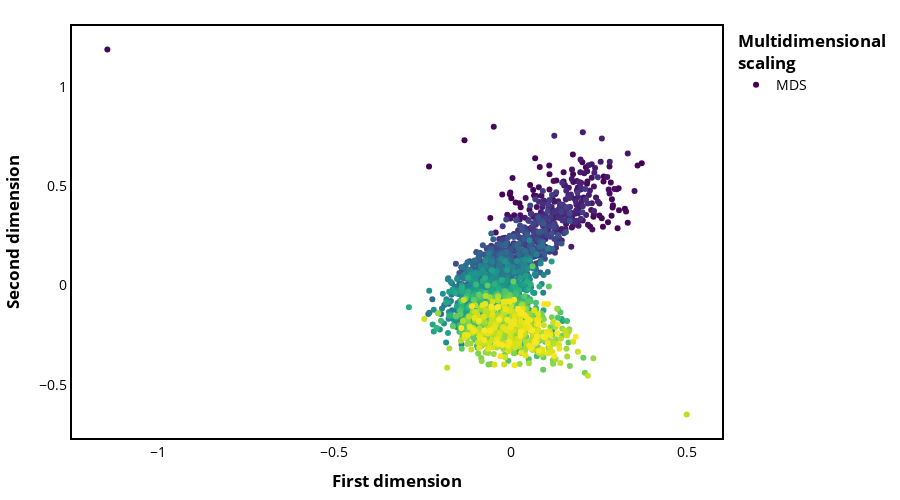

The notebook cell this image was saved under:
### Code cell
# Get the number of data.
length: int = transform_data_mds[0].shape[0]

# Create a new figure.
plot_mds: object = go.Figure()
# To plot colors.
viridis: object = cm.get_cmap("viridis", length)
color: "list[str]" = []

# Transform object colors to hexadecimal colors codes.
for i in range(length):
    color += [colors.rgb2hex(viridis(i))]

# Multiple scatter plot.
plot_mds.add_trace(go.Scatter(
    x = transform_data_mds[0],
    y = transform_data_mds[1],
    mode="markers",
    marker=dict(color=color),
    name="MDS"
))

# Add the rectangle border.
plot_mds.add_shape(
    type="rect",
    xref="paper",
    yref="paper",
    x0=0,
    y0=0,
    x1=1,
    y1=1,
    line=dict(color="black", width=2)
)

plot_mds.update_traces()

# Modify general plot properties.
plot_mds.update_layout(
    plot_bgcolor="white",
    legend_title="<b>Multidimensional<br />scaling</b>",
    margin=dict(l=20, r=20, t=25, b=20),
    height=500,
    font=dict(size=14, color="black"),
    xaxis_title="<b>First dimension</b>",
    yaxis_title="<b>Second dimension</b>"
)

plot_mds["data"][0]["showlegend"]=True

# Modify axis properties.
plot_mds.update_xaxes(showline=True, linewidth=1, linecolor="black")
plot_mds.update_yaxes(showline=True, linewidth=1, linecolor="black")

# Show the plot.
plot_mds.show()

### Figure 1 — Plotly figure (JSON) as saved in the notebook; plotly's stock layout.template omitted (floating-point values rounded to 4 significant figures; data arrays with more than 128 entries replaced by an {"elided": "..."} marker saying what was removed)
{"data": [{"marker": {"color": {"elided": "1916 str values"}}, "mode": "markers", "name": "MDS", "showlegend": true, "type": "scatter", "x": {"elided": "1916 float values"}, "y": {"elided": "1916 float values"}}], "layout": {"font": {"color": "black", "size": 14}, "height": 500, "legend": {"title": {"text": "<b>Multidimensional<br />scaling</b>"}}, "margin": {"b": 20, "l": 20, "r": 20, "t": 25}, "plot_bgcolor": "white", "shapes": [{"line": {"color": "black", "width": 2}, "type": "rect", "x0": 0, "x1": 1, "xref": "paper", "y0": 0, "y1": 1, "yref": "paper"}], "xaxis": {"linecolor": "black", "linewidth": 1, "showline": true, "title": {"text": "<b>First dimension</b>"}}, "yaxis": {"linecolor": "black", "linewidth": 1, "showline": true, "title": {"text": "<b>Second dimension</b>"}}}}
